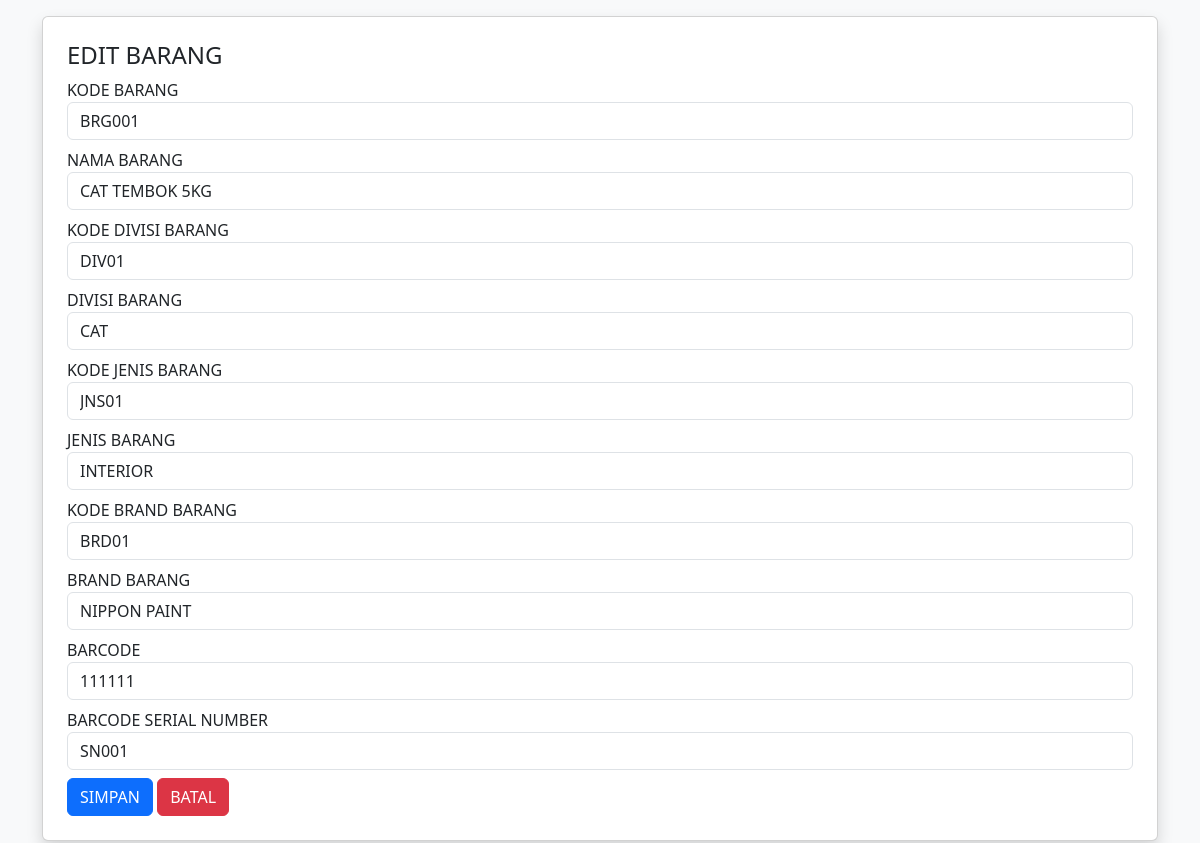
Screenshot of /dashboard/edit_barang.php?id=1 (signed in) with the database file from the repository.
### tables this page shows
CREATE TABLE `barang` (
  `kode_barang` varchar(100) NOT NULL,
  `nama_barang` varchar(255) NOT NULL,
  `kode_divisi_barang` varchar(100) NOT NULL,
  `nama_divisi_barang` varchar(255) NOT NULL,
  `kode_jenis_barang` varchar(100) NOT NULL,
  `nama_jenis_barang` varchar(255) NOT NULL,
  `kode_brand_barang` varchar(100) NOT NULL,
  `nama_brand_barang` varchar(255) NOT NULL,
  `barcode` varchar(100) NOT NULL,
  `barcode_serial_number` varchar(100) NOT NULL,
  `created_at` datetime DEFAULT current_timestamp(),
  `updated_at` datetime DEFAULT NULL ON UPDATE current_timestamp(),
  `deleted_at` datetime DEFAULT NULL,
  `created_by` int(11) DEFAULT NULL,
  `updated_by` int(11) DEFAULT NULL,
  `deleted_by` int(11) DEFAULT NULL,
  `id` int(11) NOT NULL
);

### dashboard/edit_barang.php (the view, shortened to what this page needs)
<?php
include '../config/database.php';
$id = $_GET['id'];
$stmt = $conn->prepare("SELECT * FROM barang WHERE id=?");
$stmt->bind_param("i",$id);
$stmt->execute();
$data = $stmt->get_result()->fetch_assoc();
?>
<!DOCTYPE html>
<html>
<head>
    <link href="https://cdn.jsdelivr.net/npm/bootstrap@5.3.3/dist/css/bootstrap.min.css" rel="stylesheet">
</head>
<body class="bg-light">
<div class="container mt-3 mb-3">
    <div class="card p-4 shadow">
    <h4>EDIT BARANG</h4>
            <form method="POST">
                <div class="mb-2">
                    <label>KODE BARANG</label>
                    <input type="text" name="kode_barang" value="<?= htmlspecialchars($data['kode_barang']) ?>" class="form-control" style="text-transform: uppercase;">
                </div>
                <div class="mb-2">
                    <label>NAMA BARANG</label>
                    <input type="text" name="nama_barang" value="<?= htmlspecialchars($data['nama_barang']) ?>" class="form-control" style="text-transform: uppercase;">
                </div>
                <div class="mb-2">
                    <label>KODE DIVISI BARANG</label>
                    <input type="text" name="kode_divisi_barang" value="<?= htmlspecialchars($data['kode_divisi_barang']) ?>" class="form-control" style="text-transform: uppercase;">
                </div>
                <div class="mb-2">
                    <label>DIVISI BARANG</label>
                    <input type="text" name="nama_divisi_barang" value="<?= htmlspecialchars($data['nama_divisi_barang']) ?>" class="form-control" style="text-transform: uppercase;">
                </div>
                <div class="mb-2">
                    <label>KODE JENIS BARANG</label>
                    <input type="text" name="kode_jenis_barang" value="<?= htmlspecialchars($data['kode_jenis_barang']) ?>" class="form-control" style="text-transform: uppercase;">
                </div>
                <div class="mb-2">
                    <label>JENIS BARANG</label>
                    <input type="text" name="nama_jenis_barang" value="<?= htmlspecialchars($data['nama_jenis_barang']) ?>" class="form-control" style="text-transform: uppercase;">
                </div>
                <div class="mb-2">
                    <label>KODE BRAND BARANG</label>
                    <input type="text" name="kode_brand_barang" value="<?= htmlspecialchars($data['kode_brand_barang']) ?>" class="form-control" style="text-transform: uppercase;">
                </div>
                <div class="mb-2">
                    <label>BRAND BARANG</label>
                    <input type="text" name="nama_brand_barang" value="<?= htmlspecialchars($data['nama_brand_barang']) ?>" class="form-control" style="text-transform: uppercase;">
                </div>
                <div class="mb-2">
                    <label>BARCODE</label>
                    <input type="text" name="barcode" value="<?= htmlspecialchars($data['barcode']) ?>" class="form-control" style="text-transform: uppercase;">
                </div>
                <div class="mb-2">
                    <label>BARCODE SERIAL NUMBER</label>
                    <input type="text" name="barcode_serial_number" value="<?= htmlspecialchars($data['barcode_serial_number']) ?>" class="form-control" style="text-transform: uppercase;">
                </div>
                <button class="btn btn-primary">SIMPAN</button>
                <a href="dashboard_barang.php" class="btn btn-danger">BATAL</a>
            </form>
        </div>
    </div>
</body>
</html>

### rows the page displays
barang: kode_barang "BRG001", nama_barang "Cat Tembok 5Kg", kode_divisi_barang "DIV01", nama_divisi_barang "Cat", kode_jenis_barang "JNS01", nama_jenis_barang "Interior", kode_brand_barang "BRD01", nama_brand_barang "Nippon Paint", barcode "111111", barcode_serial_number "SN001"
